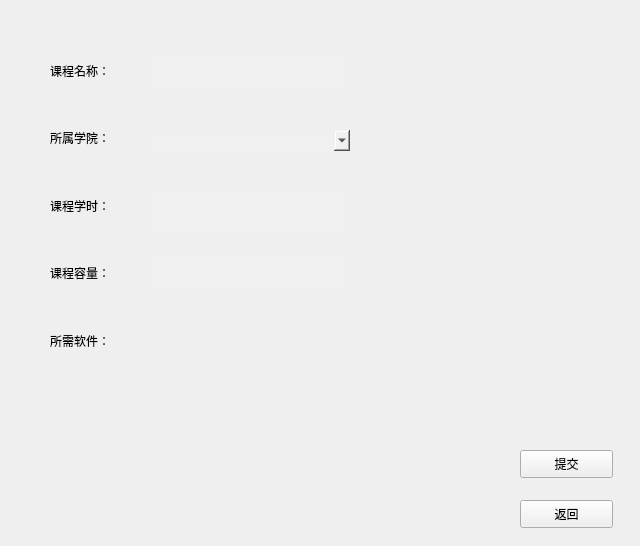
<?xml version="1.0" encoding="UTF-8"?>
<ui version="4.0">
 <class>coursechange_window</class>
 <widget class="QWidget" name="coursechange_window">
  <property name="geometry">
   <rect>
    <x>0</x>
    <y>0</y>
    <width>640</width>
    <height>546</height>
   </rect>
  </property>
  <property name="font">
   <font>
    <family>微软雅黑</family>
   </font>
  </property>
  <property name="windowTitle">
   <string>课程详情</string>
  </property>
  <widget class="QPushButton" name="pushButton_2">
   <property name="geometry">
    <rect>
     <x>520</x>
     <y>500</y>
     <width>93</width>
     <height>28</height>
    </rect>
   </property>
   <property name="text">
    <string>返回</string>
   </property>
  </widget>
  <widget class="QPushButton" name="pushButton">
   <property name="geometry">
    <rect>
     <x>520</x>
     <y>450</y>
     <width>93</width>
     <height>28</height>
    </rect>
   </property>
   <property name="text">
    <string>提交</string>
   </property>
  </widget>
  <widget class="QLineEdit" name="lineEdit">
   <property name="geometry">
    <rect>
     <x>150</x>
     <y>50</y>
     <width>200</width>
     <height>41</height>
    </rect>
   </property>
   <property name="styleSheet">
    <string notr="true">background-color: rgb(240, 240, 240);
border:none;</string>
   </property>
   <property name="text">
    <string/>
   </property>
  </widget>
  <widget class="QLineEdit" name="lineEdit_3">
   <property name="geometry">
    <rect>
     <x>150</x>
     <y>190</y>
     <width>200</width>
     <height>41</height>
    </rect>
   </property>
   <property name="styleSheet">
    <string notr="true">background-color: rgb(240, 240, 240);
border:none;</string>
   </property>
   <property name="text">
    <string/>
   </property>
  </widget>
  <widget class="QLineEdit" name="lineEdit_4">
   <property name="geometry">
    <rect>
     <x>150</x>
     <y>250</y>
     <width>200</width>
     <height>41</height>
    </rect>
   </property>
   <property name="styleSheet">
    <string notr="true">background-color: rgb(240, 240, 240);
border:none;</string>
   </property>
   <property name="text">
    <string/>
   </property>
  </widget>
  <widget class="QScrollArea" name="scrollArea">
   <property name="geometry">
    <rect>
     <x>150</x>
     <y>320</y>
     <width>231</width>
     <height>191</height>
    </rect>
   </property>
   <property name="font">
    <font>
     <family>微软雅黑</family>
    </font>
   </property>
   <property name="styleSheet">
    <string notr="true">border:none;</string>
   </property>
   <property name="widgetResizable">
    <bool>true</bool>
   </property>
   <widget class="QWidget" name="scrollAreaWidgetContents">
    <property name="geometry">
     <rect>
      <x>0</x>
      <y>0</y>
      <width>231</width>
      <height>191</height>
     </rect>
    </property>
    <property name="font">
     <font>
      <family>微软雅黑</family>
     </font>
    </property>
    <layout class="QVBoxLayout" name="verticalLayout_3"/>
   </widget>
  </widget>
  <widget class="QWidget" name="layoutWidget">
   <property name="geometry">
    <rect>
     <x>50</x>
     <y>40</y>
     <width>91</width>
     <height>331</height>
    </rect>
   </property>
   <layout class="QVBoxLayout" name="verticalLayout">
    <item>
     <widget class="QLabel" name="label">
      <property name="text">
       <string>课程名称：</string>
      </property>
     </widget>
    </item>
    <item>
     <widget class="QLabel" name="label_3">
      <property name="text">
       <string>所属学院：</string>
      </property>
     </widget>
    </item>
    <item>
     <widget class="QLabel" name="label_4">
      <property name="text">
       <string>课程学时：</string>
      </property>
     </widget>
    </item>
    <item>
     <widget class="QLabel" name="label_5">
      <property name="text">
       <string>课程容量：</string>
      </property>
     </widget>
    </item>
    <item>
     <widget class="QLabel" name="label_10">
      <property name="text">
       <string>所需软件：</string>
      </property>
     </widget>
    </item>
   </layout>
  </widget>
  <widget class="QComboBox" name="comboBox">
   <property name="geometry">
    <rect>
     <x>150</x>
     <y>130</y>
     <width>200</width>
     <height>21</height>
    </rect>
   </property>
   <property name="styleSheet">
    <string notr="true">border:none;
background-color: rgb(240, 240, 240);</string>
   </property>
  </widget>
 </widget>
 <resources/>
 <connections/>
</ui>
